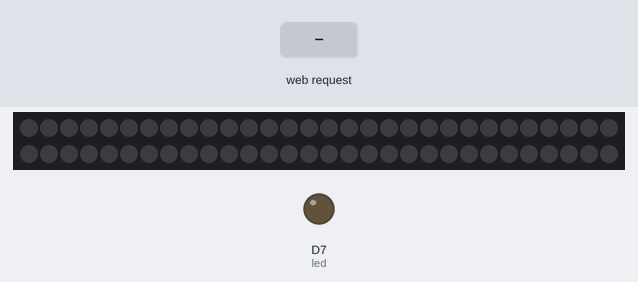
A sketch run on a simulated ESP8266 (Wemos D1 mini). Parts: 60 RGB LEDs in strip order, left to right, continuing on the next row, output pins drawn as LEDs (lit = HIGH). The inputs (shaded band) are chosen by the test bench. Dim RGB values are drawn brighter than linear; WiFi joins after 1.5 s; servers stay silent unless stated; what the sketch prints to the serial monitor is not drawn.

Above: at 2.7 s.
2.8 s: HTTP request GET /rainbow received
At 2.95 s:
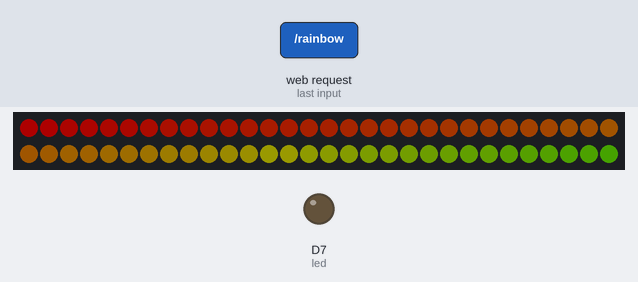
8.0 s: HTTP request GET /off received
At 9.5 s:
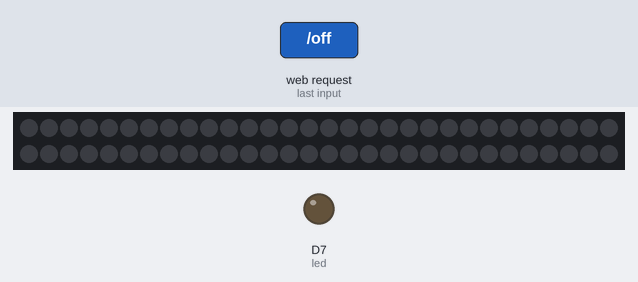
9.9 s: HTTP request GET /rainbow received
At 10.98 s:
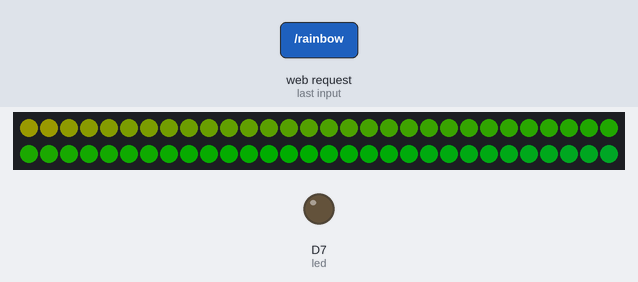

The sketch:

wemos-wifi.ino
```cpp
#include <Time.h>
#include <TimeAlarms.h>
#include <Adafruit_NeoPixel.h>
#include <ESP8266WiFi.h>
#include <WiFiClient.h>
#include <ESP8266WebServer.h>
#include <ESP8266mDNS.h>

#define PIN D3

Adafruit_NeoPixel strip = Adafruit_NeoPixel(60, PIN, NEO_GRB + NEO_KHZ800);

const char* ssid = "ARRIS-EA42";
const char* password = "BPP8FD500994";

const char* mode = "default";
const char* previousMode = "";

uint32_t msCurrentModeStartedAt = 0;
uint32_t msSinceCurrentMode = 0;
uint8_t brightness = 0;

ESP8266WebServer server(80);

const int led = 13;

void handleRoot() {
  server.send(200, "text/plain", "usage:\n/rainbow");
}

void handleNotFound(){
  digitalWrite(led, 1);
  String message = "File Not Found\n\n";
  message += "URI: ";
  message += server.uri();
  message += "\nMethod: ";
  message += (server.method() == HTTP_GET)?"GET":"POST";
  message += "\nArguments: ";
  message += server.args();
  message += "\n";
  for (uint8_t i=0; i<server.args(); i++){
    message += " " + server.argName(i) + ": " + server.arg(i) + "\n";
  }
  server.send(404, "text/plain", message);
  digitalWrite(led, 0);
}

void setup(void){
  pinMode(led, OUTPUT);
  digitalWrite(led, 0);
  //Serial.begin(115200);
  WiFi.mode(WIFI_STA);
  WiFi.begin(ssid, password);
  Serial.println("");

  // Wait for connection
  while (WiFi.status() != WL_CONNECTED) {
    delay(500);
    Serial.print(".");
  }
  Serial.println("");
  Serial.print("Connected to ");
  Serial.println(ssid);
  Serial.print("IP address: ");
  Serial.println(WiFi.localIP());

  if (MDNS.begin("esp8266")) {
    Serial.println("MDNS responder started");
  }

  server.on("/", handleRoot);
  server.on("/rainbow", respondRainbow);
  server.on("/off", respondOff);
  server.on("/blue", respondBlue);

  server.onNotFound(handleNotFound);

  server.begin();
  Serial.println("HTTP server started");

  strip.begin();
  strip.show(); // Initialize all pixels to 'off'
}

void respondRainbow() {
  server.send(200, "text/plain", "rainbow");
  switchMode("rainbow");
}

void respondBlue() {
  server.send(200, "text/plain", "blue");
  switchMode("blue");
}

void respondOff() {
  server.send(200, "text/plain", "shutting off...");
  switchMode("off");
}

void switchMode(char* newMode) {
  if (mode != newMode) {
    previousMode = mode;
    mode = newMode;
    msCurrentModeStartedAt = millis();
    strip.setBrightness(50);
  }
  return;
}

void loop(void){
  server.handleClient();

  if (mode == "rainbow") {
    rainbow(20);
  } else if (mode == "off") {
    off();
  } else if (mode == "blue") {
    blue();
  }
}

void rainbow(uint8_t wait) {
  uint16_t i, j;

  for(j=0; j<256; j++) {
    for(i=0; i<strip.numPixels(); i++) {
      strip.setPixelColor(i, Wheel((i+j) & 255));
    }
    strip.show();
    delay(wait);
  }
}

// Input a value 0 to 255 to get a color value.
// The colours are a transition r - g - b - back to r.
uint32_t Wheel(byte WheelPos) {
  WheelPos = 255 - WheelPos;
  if(WheelPos < 85) {
    return strip.Color(255 - WheelPos * 3, 0, WheelPos * 3);
  }
  if(WheelPos < 170) {
    WheelPos -= 85;
    return strip.Color(0, WheelPos * 3, 255 - WheelPos * 3);
  }
  WheelPos -= 170;
  return strip.Color(WheelPos * 3, 255 - WheelPos * 3, 0);
}

void off() {
  for(int i=0; i < strip.numPixels(); i++) {
    strip.setPixelColor(i, strip.Color(0,0,0));
  }
  strip.show();
}

void blue() {
  msSinceCurrentMode = millis() - msCurrentModeStartedAt;

  if (msSinceCurrentMode >= 600000) {
    switchMode("off");
    return;
  } else if (msSinceCurrentMode >= 300000) {
    uint32_t modulus = msSinceCurrentMode % 10000;
    brightness = (uint8_t) (modulus / 10) ;
  } else {
    brightness = (uint8_t) (msSinceCurrentMode / 3000);
  }

  strip.setBrightness(brightness);
  for(int i=0; i < strip.numPixels(); i++) {
    strip.setPixelColor(i, strip.Color(30,30,255));
  }
  strip.show();
}
```

Measured:
- after the input at 2.8 s, the LEDs: change at once (image 1)
- after the input at 8.0 s, the LEDs: first differ from a run without the input after 0.46 s (image 2)
- after the input at 9.9 s, the LEDs: first change at once (image 3 shows a later state)
